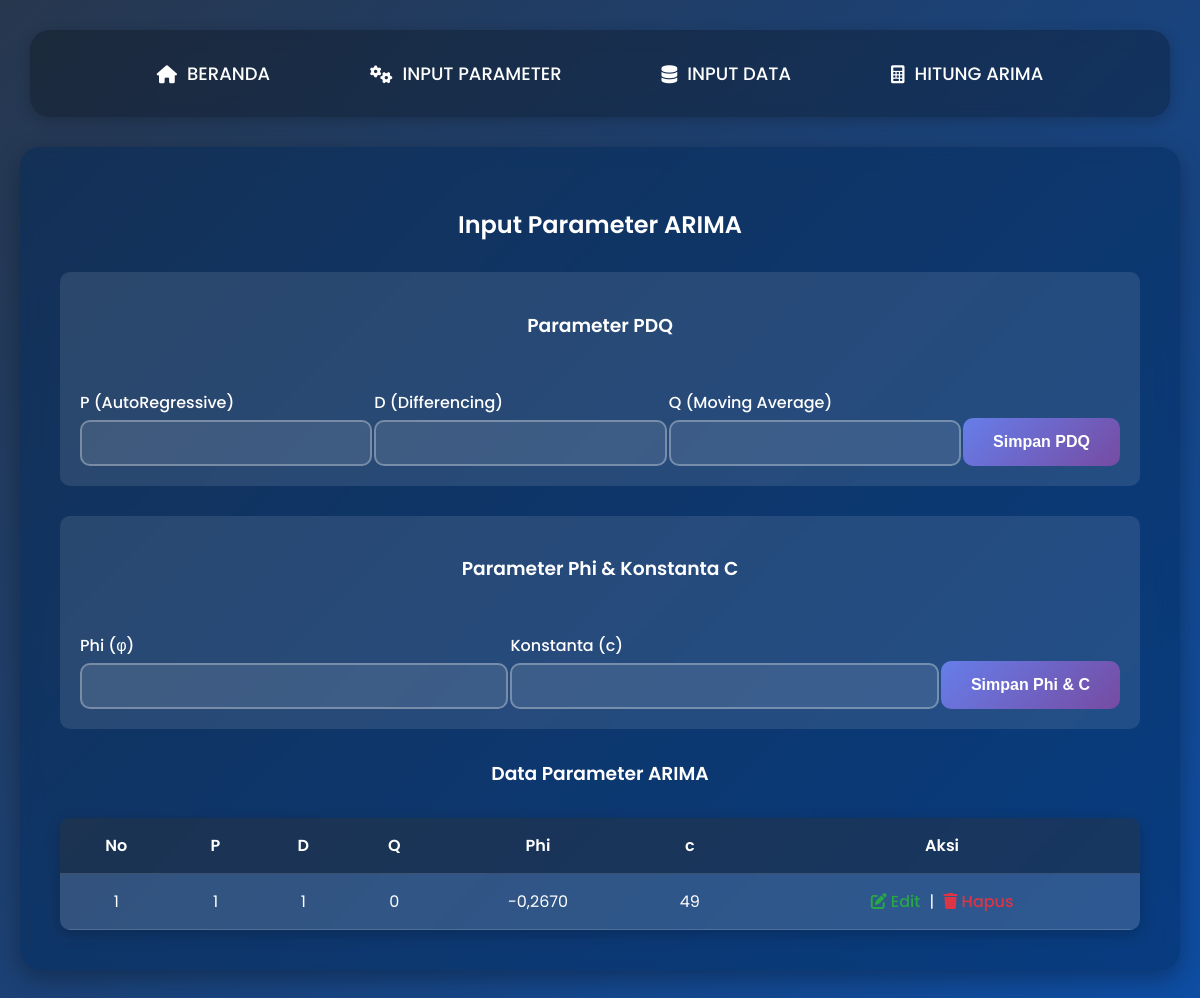
The app's page /parameter.php (signed in) with its own data.
### tables this page shows
CREATE TABLE `arima_parameters` (
  `id` int(11) NOT NULL,
  `p` int(11) NOT NULL,
  `d` int(11) NOT NULL,
  `q` int(11) NOT NULL,
  `phi` double DEFAULT NULL,
  `c` double DEFAULT NULL,
  `description` text DEFAULT NULL,
  `created_at` timestamp NOT NULL DEFAULT current_timestamp()
);

### parameter.php (the view, shortened to what this page needs)
<?php
include "config/database.php";
$edit_mode = false;
$edit_p = $edit_d = $edit_q = $edit_phi = $edit_c = "";
$result = mysqli_query($db, "SELECT * FROM arima_parameters ORDER BY id DESC");
function formatExcel($number){
    if(floor($number) == $number){
        return number_format($number,0,",","");
    }
    return number_format($number,4,",","");
}
?>
<!DOCTYPE html>
<html lang="id">
<head>
    <link rel="stylesheet" href="https://cdnjs.cloudflare.com/ajax/libs/font-awesome/6.0.0/css/all.min.css">
</head>
<body>
<div class="navbar">
    <a href="home.php"><i class="fas fa-home"></i> BERANDA</a>
    <a href="parameter.php"><i class="fas fa-cogs"></i> INPUT PARAMETER</a>
    <a href="data.php"><i class="fas fa-database"></i> INPUT DATA</a>
    <a href="hitung_arima.php"><i class="fas fa-calculator"></i> HITUNG ARIMA</a>
</div>
<div class="container">
    <h2><?= $edit_mode ? 'Edit Parameter ARIMA' : 'Input Parameter ARIMA'; ?></h2>
    <div class="form-section">
        <h3>Parameter PDQ</h3>
        <form method="POST">
            <div class="form-row">
                <div>
                    <label>P (AutoRegressive)</label>
                    <input type="number" name="p" value="<?= $edit_p ?>" required>
                </div>
                <div>
                    <label>D (Differencing)</label>
                    <input type="number" name="d" value="<?= $edit_d ?>" required>
                </div>
                <div>
                    <label>Q (Moving Average)</label>
                    <input type="number" name="q" value="<?= $edit_q ?>" required>
                </div>
                <div>
                    <button type="submit" name="submit_pdq">
                        <?= $edit_mode ? 'Perbarui PDQ' : 'Simpan PDQ'; ?>
                    </button>
                </div>
            </div>
        </form>
    </div>
    <div class="form-section">
        <h3>Parameter Phi & Konstanta C</h3>
        <form method="POST">
            <div class="form-row">
                <div>
                    <label>Phi (φ)</label>
                    <input type="number" step="0.0001" name="phi" value="<?= $edit_phi ?>" required>
                </div>
                <div>
                    <label>Konstanta (c)</label>
                    <input type="number" step="0.0001" name="c" value="<?= $edit_c ?>" required>
                </div>
                <div>
                    <button type="submit" name="submit_phi_c">
                        <?= $edit_mode ? 'Perbarui Phi & C' : 'Simpan Phi & C'; ?>
                    </button>
                </div>
            </div>
        </form>
    </div>
    <h3>Data Parameter ARIMA</h3>
    <table>
        <tr>
            <th>No</th>
            <th>P</th>
            <th>D</th>
            <th>Q</th>
            <th>Phi</th>
            <th>c</th>
            <th>Aksi</th>
        </tr>
        <?php $no = 1; while($row = mysqli_fetch_assoc($result)) { ?>
        <tr>
            <td><?= $no++; ?></td>
            <td><?= $row['p']; ?></td>
            <td><?= $row['d']; ?></td>
            <td><?= $row['q']; ?></td>
            <td><?= formatExcel($row['phi']); ?></td>
            <td><?= formatExcel($row['c']); ?></td>
            <td>
                <a href="parameter.php?edit=<?= $row['id']; ?>"><i class="fas fa-edit"></i> Edit</a> |
                <a href="parameter.php?hapus=<?= $row['id']; ?>"
                   onclick="return confirm('Yakin ingin menghapus?')"><i class="fas fa-trash"></i> Hapus</a>
            </td>
        </tr>
        <?php } ?>
    </table>
</div>
</body>
</html>

### parameter.php (style rules this page uses)
body { margin: 0; font-family: 'Poppins', sans-serif; background: linear-gradient(135deg, #27374eff, #0d4ea6); color: white; overflow-x: hidden; padding-bottom: 110px; }
.navbar { background: rgba(0, 0, 0, 0.25); padding: 20px; display: flex; justify-content: center; gap: 60px; border-radius: 20px; margin: 30px; backdrop-filter: blur(10px); box-shadow: 0 4px 15px rgba(0, 0, 0, 0.2); }
.navbar a { text-decoration: none; color: white; font-size: 18px; font-weight: 500; padding: 10px 20px; display: flex; align-items: center; gap: 10px; transition: all 0.3s ease; }
.container { width: 90%; max-width: 1200px; margin: auto; margin-top: 20px; background: rgba(0, 40, 90, 0.45); padding: 40px; border-radius: 20px; backdrop-filter: blur(10px); box-shadow: 0 8px 25px rgba(0, 0, 0, 0.3); }
h2, h3 { text-align: center; margin-bottom: 30px; font-weight: 600; }
.form-section { display: flex; flex-direction: column; gap: 20px; margin-bottom: 30px; background: rgba(255, 255, 255, 0.1); padding: 20px; border-radius: 10px; }
.form-row { display: flex; gap: 30px; align-items: end; flex-wrap: wrap; }
.form-row > div { flex: 1; min-width: 150px; }
.form-row > div:last-child { flex: none; margin-left: auto; }
label { display: block; font-weight: 500; margin-bottom: 5px; }
input[type="number"] { width: 100%; padding: 12px; border: 2px solid rgba(255, 255, 255, 0.3); border-radius: 10px; background: rgba(255, 255, 255, 0.1); color: white; font-size: 16px; transition: border-color 0.3s ease; }
button[type="submit"] { padding: 15px 30px; background: linear-gradient(135deg, #667eea, #764ba2); color: white; border: none; border-radius: 10px; font-size: 16px; font-weight: 600; cursor: pointer; transition: transform 0.3s ease; white-space: nowrap; }
table { width: 100%; border-collapse: collapse; margin-top: 25px; background: rgba(255, 255, 255, 0.1); border-radius: 10px; overflow: hidden; box-shadow: 0 4px 15px rgba(0, 0, 0, 0.2); }
th, td { padding: 15px; text-align: center; border-bottom: 1px solid rgba(255, 255, 255, 0.15); }
th { background: rgba(0, 0, 0, 0.3); font-weight: 600; font-size: 16px; }
tr:nth-child(even) { background: rgba(255, 255, 255, 0.05); }
td a { color: #667eea; text-decoration: none; font-weight: 500; margin: 0 5px; transition: color 0.3s ease; }
td a:first-child { color: #28a745; }
td a:last-child { color: #dc3545; }

### records on screen
arima_parameters: p "1", d "1", q "0", phi "-0,2670", c "49"
